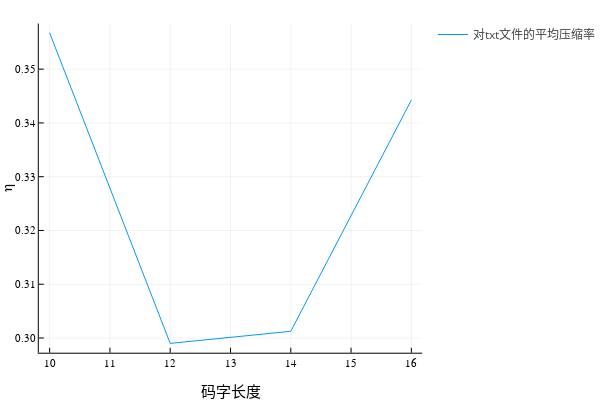

The cell this chart's notebook holds for it:
### Code cell
# 结论1附图
plot([i for i in 10:2:16],
    mean.([[.621,.613,.175,.018],[.521,.444,.21,.021],[.608,.327,.245,.025],[.695,.374,.28,.028]]),
    ylabel="η", label="对txt文件的平均压缩率", xlabel="码字长度"
)

### Figure 1 — Plotly figure (JSON) as saved in the notebook; plotly's stock layout.template omitted (floating-point values rounded to 4 significant figures)
{"data": [{"colorbar": {"title": ""}, "legendgroup": "对txt文件的平均压缩率", "line": {"color": "rgba(0, 154, 250, 1.000)", "dash": "solid", "shape": "linear", "width": 1}, "mode": "lines", "name": "对txt文件的平均压缩率", "showlegend": true, "type": "scatter", "x": [10, 12, 14, 16], "xaxis": "x", "y": [0.3568, 0.299, 0.3013, 0.3443], "yaxis": "y", "zmax": null, "zmin": null}], "layout": {"annotations": [], "height": 400, "legend_position": {"bgcolor": "rgba(255, 255, 255, 1.000)", "bordercolor": "rgba(0, 0, 0, 1.000)", "borderwidth": 1, "font": {"color": "rgba(0, 0, 0, 1.000)", "family": "sans-serif", "size": 11}, "title": {"font": {"color": "rgba(0, 0, 0, 1.000)", "family": "sans-serif", "size": 15}, "text": ""}, "tracegroupgap": 0, "traceorder": "normal", "x": 1, "xanchor": "auto", "y": 1, "yanchor": "auto"}, "margin": {"b": 20, "l": 0, "r": 0, "t": 20}, "paper_bgcolor": "rgba(255, 255, 255, 1.000)", "plot_bgcolor": "rgba(255, 255, 255, 1.000)", "showlegend": true, "width": 600, "xaxis": {"anchor": "y", "domain": [0.09128, 0.9934], "gridcolor": "rgba(0, 0, 0, 0.100)", "gridwidth": 0.5, "linecolor": "rgba(0, 0, 0, 1.000)", "mirror": false, "range": [9.82, 16.18], "showgrid": true, "showline": true, "showticklabels": true, "tickangle": 0, "tickcolor": "rgb(0, 0, 0)", "tickfont": {"color": "rgba(0, 0, 0, 1.000)", "family": "sans-serif", "size": 11}, "tickmode": "array", "ticks": "inside", "ticktext": ["10", "11", "12", "13", "14", "15", "16"], "tickvals": [10, 11, 12, 13, 14, 15, 16], "title": "码字长度", "titlefont": {"color": "rgba(0, 0, 0, 1.000)", "family": "sans-serif", "size": 15}, "type": "-", "visible": true, "zeroline": false, "zerolinecolor": "rgba(0, 0, 0, 1.000)"}, "yaxis": {"anchor": "x", "domain": [0.07581, 0.9902], "gridcolor": "rgba(0, 0, 0, 0.100)", "gridwidth": 0.5, "linecolor": "rgba(0, 0, 0, 1.000)", "mirror": false, "range": [0.2973, 0.3585], "showgrid": true, "showline": true, "showticklabels": true, "tickangle": 0, "tickcolor": "rgb(0, 0, 0)", "tickfont": {"color": "rgba(0, 0, 0, 1.000)", "family": "sans-serif", "size": 11}, "tickmode": "array", "ticks": "inside", "ticktext": ["0.30", "0.31", "0.32", "0.33", "0.34", "0.35"], "tickvals": [0.3, 0.31, 0.32, 0.33, 0.34, 0.35], "title": "η", "titlefont": {"color": "rgba(0, 0, 0, 1.000)", "family": "sans-serif", "size": 15}, "type": "-", "visible": true, "zeroline": false, "zerolinecolor": "rgba(0, 0, 0, 1.000)"}}}
